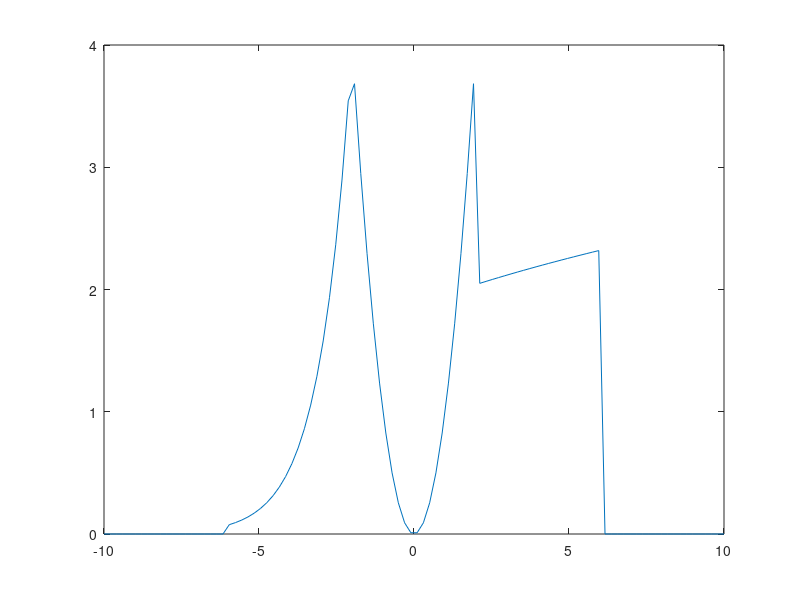

Here is the MATLAB script that generated this plot:
clear all;clc
%----------------
function y=funcionf(x)
	if or(x<-6,x>6)
        y=0;
    elseif x<-2
        y=4*exp(x+2);
    elseif x<2
        y=x^2;
    elseif x<6
        y=power(x+6.5,1/3);
    end
end
%----------------
a=-10;b=10;n=100;
x=linspace(a,b,n);
y=zeros(1,n);
for i=1:n
	y(i)=funcionf(x(i));
end
plot(x,y)
